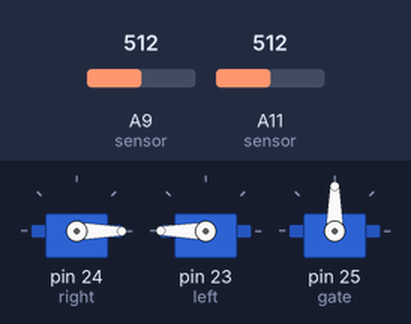
A sketch run on a simulated Arduino Mega 2560, built with avr-gcc and run on an emulated ATmega2560. Shown: 3 × servo. The inputs (shaded band) are chosen by the test bench; at power-on: A9 (sensor) = 512, A11 (sensor) = 512.

Above: at 0.8 s.
0.9 s: A9 (sensor) set to 208
2.4 s: A9 (sensor) set to 185
At 3.3 s:
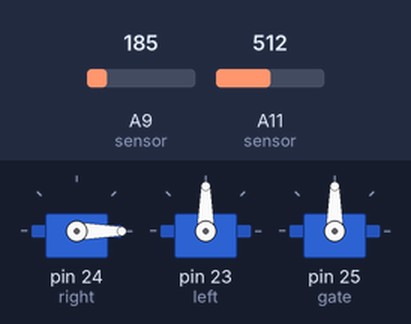
5.4 s: A11 (sensor) set to 411
8.4 s: A11 (sensor) set to 389
At 9.24 s:
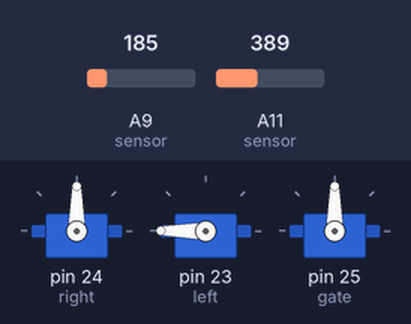
11.4 s: A11 (sensor) set to 410
At 12.61 s:
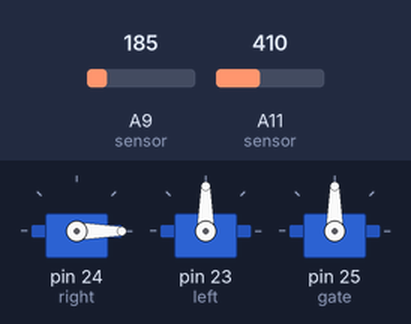
14.4 s: A9 (sensor) set to 210
At 14.7 s:
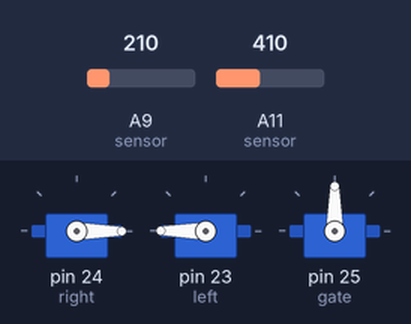
Timing chart, 0 to 16.9 s (numbered marks = the images above; inputs shaded):
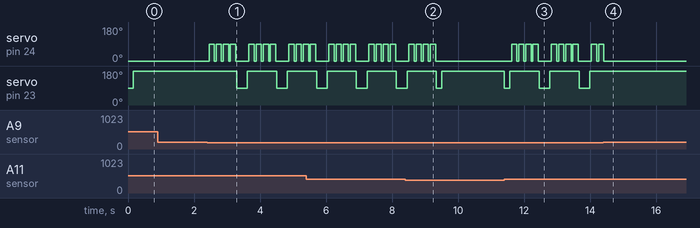

The sketch:

Figure_8_1.ino
```cpp
#include <Servo.h>

// Figure 8 program
// Navigates two cones in clockwise figure 8 pattern

int analogDistFrontRight = 0;    // variable for front distance sensor
int analogDistRight = 0;    // variable for right distance sensor
unsigned long time1 = 0;    // variables for several timers
unsigned long time2 = 0;

// Note: writing 0 to right motor moves it forward and
//       writing 0 to left motor moves it backwards
//       writing 180 to right motor moves it backwards
//       writing 180 to left motor moves it forward
//       writing 90 to either motor does not move it at all

Servo right;    // create servo object to control right servo
Servo left;     // create servo object to control left servo
Servo gate;     // create servo object to control left servo

void setup()
{
  right.attach(24);   // attaches the right servo on pin 23 to the servo object
  left.attach(23);    // attaches the left servo on pin 24 to the servo object
  gate.attach(25);    // attaches the gate servo on pin 25 to the servo object
  analogDistFrontRight = analogRead(A11);     // attaches the front distance sensor to analogread pin 26
  analogDistRight = analogRead(A9);     // attaches the left distance sensor to analogread pin 6
  gate.write(90);                       // lift gate up

  loop();
}

void forward()
{
  left.write(180);    // set left motor to full forward
  right.write(0);     // set right motor to full forward
}

void stopCar()
{
  left.write(90);     // stop left motor
  right.write(90);    // stop right motor
}

void turnLeft()
{
  for (int i = 1200; i > 0; i--)
   {
     left.write(90);    // set right motor to full forward
     right.write(0);    // stop left motor
   }
}

void turnRight()
{
  for (int i = 1200; i > 0; i--)
   {
     left.write(180);    // set left motor to full forward
     right.write(90);    // stop right motor
   }
}

void loop()
{

  do                                      // go forward until reached next cone
  {
    forward();
    analogDistFrontRight = analogRead(A11);
    if (analogDistFrontRight > 400)            // <------update this value
      turnLeft();                         // turn left if cone reached
  } while(analogDistFrontRight < 400);         // <------update this value

  for (int i = 4; i > 0; i--)             // turn right 4 times around cone
  {
    do                                      // go forward until past cone, then turn right
    {
      forward();
      analogDistRight = analogRead(A9);
    } while(analogDistRight > 200);         // <------update this value

    for (int i = 400; i > 0; i--)           // go forward a LITTLE more
      forward();

    turnRight();                            // finally turn right
  }

  for (int i = 200; i > 0; i--)             // go forward VERY LITTLE more
      forward();

  turnLeft();                               // turn left to other cone and repeat

}
```

Measured:
- the behaviour switches between 201 and 200 on A9 (sensor) (found by bisection; images 0 and 1)
- the behaviour switches between 400 and 399 on A11 (sensor) (found by bisection; images 1 and 2)
- after the input at 0.9 s, every drawn part: stays the same
- after the input at 2.4 s, servo on pin 24 (right): 0° → 90° after 0.05 s, then repeats every 1.2 s: 3 × (0° 0.05 s, 90° 0.16 s), 0° 0.40 s, 90° 0.16 s; servo on pin 23 (left): alternates 180° for 0.89 s and 90° for 0.32 s, starting after 0.89 s
- after the input at 8.4 s, servo on pin 24 (right): goes on until 9.3 s, then stays 0°
- after the input at 11.4 s, servo on pin 24 (right): 0° → 90° after 0.22 s, then repeats every 1.2 s: 3 × (0° 0.05 s, 90° 0.16 s), 0° 0.40 s, 90° 0.16 s; servo on pin 23 (left): 180° → 90° at once, then repeats every 1.2 s: 180° 0.89 s, 90° 0.32 s
- after the input at 14.4 s, servo on pin 24 (right): goes on until 14.4 s, then stays 0°; servo on pin 23 (left): stops changing and stays 180°
